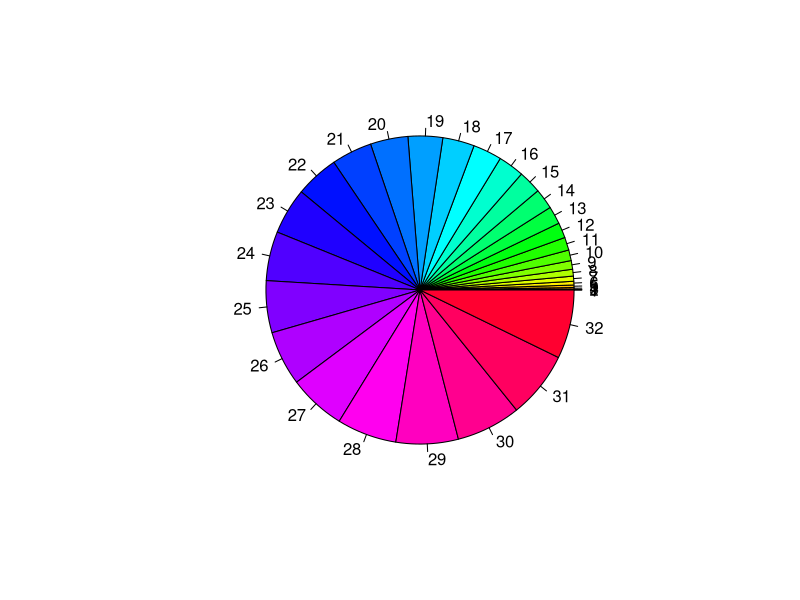

Write R code to recreate this figure.
## ---- chunk 1
knitr::opts_chunk$set(echo = TRUE, message=FALSE)

## ---- chunk 2
mybirthday = function(n)
{
  # One problem is the size of the numbers
  # Use log to make calculation manageable lfactorial is the log of the factorial
  # Below is log(P(AC))
  logpAc = lfactorial(365)-lfactorial(365-(1:n))-(1:n)*log(365)
  pAc=exp(logpAc)
  pA = 1-pAc
  
  names(pA)=1:n
  
  pie(pA, col=rainbow(n))
  
  mat = matrix(c(round(pA,2)), nr=n, nc=1, byrow=FALSE,
               dimnames=list("Number in room"=1:n, c("pA")))
  as.table(mat)
}

mybirthday(32)

